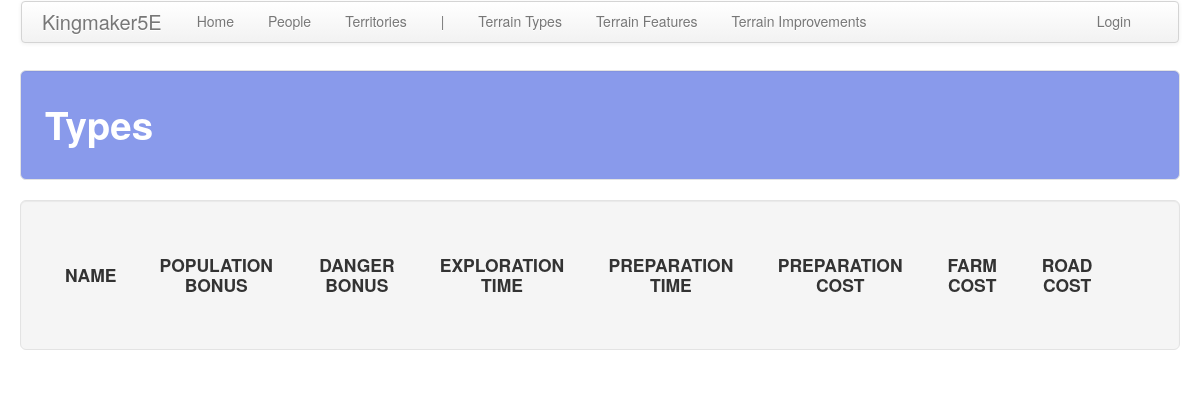
/territory/types, run on an earlier commit of the app's database.
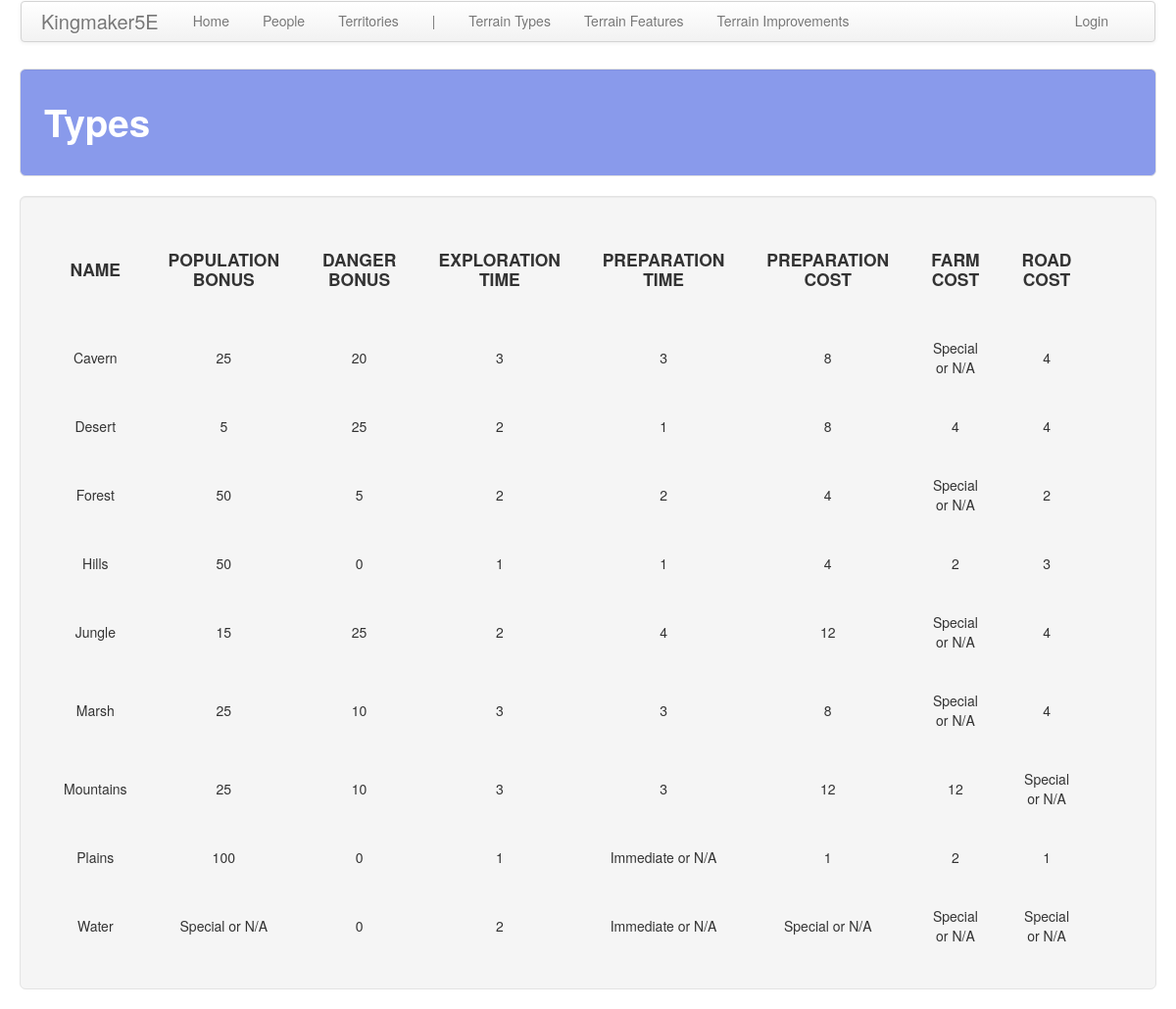
And on a later commit of the database.
### territory/models.py (models this page shows, shortened)
class Type(models.Model):
    name = models.CharField(max_length=default_max_length)
    pop_bonus = models.IntegerField(default=0)
    dan_bonus = models.IntegerField(default=0)
    exp_time = models.IntegerField(default=1)
    prep_time = models.IntegerField(default=1)
    prep_cost = models.IntegerField(default=1)
    farm_cost = models.IntegerField(default=1)
    road_cost = models.IntegerField(default=1)

### territory/views.py (the view)
# urls.py: path('types', views.types, name='types'),
def types(request): return show_all_items(request, app_name, b_obj, b_plural, sort='name')

### common/__init__.py (called while the page is built)
def show_all_items(request, app_name, obj, obj_plural, sort=None, sort_2=None):
    obj_plural = obj_plural.replace(' ', '_')
    if sort is None:
        items = obj.objects.all()
    elif sort_2 is None:
        items = obj.objects.order_by(sort)
    else:
        items = obj.objects.order_by(sort, sort_2)
    return render(
        request, '%s/%s.html' % (app_name, obj_plural),
        {'title': obj_plural.capitalize(), obj_plural: items}
    )

### territory/templates/territory/types.html (shortened to what this page needs)
<!DOCTYPE html>
{% extends 'territory/base.html' %}
{% block table_header %}
    <th class="th_ccell"><h4>NAME</h4></th>
    <th class="th_ccell"><h4>POPULATION BONUS</h4></th>
    <th class="th_ccell"><h4>DANGER BONUS</h4></th>
    <th class="th_ccell"><h4>EXPLORATION TIME</h4></th>
    <th class="th_ccell"><h4>PREPARATION TIME</h4></th>
    <th class="th_ccell"><h4>PREPARATION COST</h4></th>
    <th class="th_ccell"><h4>FARM COST</h4></th>
    <th class="th_ccell"><h4>ROAD COST</h4></th>
    <th class="th_ccell"><h4></h4></th>
{% endblock %}
{% block table_body %}
    {% for type in types %}
        <tr>
            <td class="tb_ccell">{{ type.name }}</td>
            <td class="tb_ccell">
                {% if type.pop_bonus == 0 %}
                    Special or N/A
                {% else %}
                    {{ type.pop_bonus }}
                {% endif %}
            </td>
            <td class="tb_ccell">{{ type.dan_bonus }}</td>
            <td class="tb_ccell">
                {% if type.exp_time == 0 %}
                    Immediate
                {% else %}
                    {{ type.exp_time }}
                {% endif %}
            </td>
            <td class="tb_ccell">
                {% if type.prep_time == 0 %}
                    Immediate or N/A
                {% else %}
                    {{ type.prep_time }}</td>
                {% endif %}
            <td class="tb_ccell">
                {% if type.prep_cost == 0 %}
                    Special or N/A
                {% else %}
                    {{ type.prep_cost }}
                {% endif %}
            </td>
            <td class="tb_ccell">
                {% if type.farm_cost == 0 %}
                    Special or N/A
                {% else %}
                    {{ type.farm_cost }}
                {% endif %}
            </td>
            <td class="tb_ccell">
                {% if type.road_cost == 0 %}
                    Special or N/A
                {% else %}
                    {{ type.road_cost }}
                {% endif %}
            </td>
            <td class="tb_ccell">
            </td>
        </tr>
    {% endfor %}
{% endblock %}

### territory/templates/territory/base.html
<!DOCTYPE html>
{% extends 'table.html' %}
{% block subnav_items %}
<li class="disabled"><a href="#">|</a></li>
<li role="presentation"><a href="{% url 'territory:types' %}">
    Terrain Types
</a></li>
<li role="presentation"><a href="{% url 'territory:features' %}">
    Terrain Features
</a></li>
<li role="presentation"><a href="{% url 'territory:improvements' %}">
    Terrain Improvements
</a></li>
{% endblock %}

### templates/table.html (shortened to what this page needs)
<!DOCTYPE html>
{% extends 'base.html' %}
{% block content %}
    <div class="well well-large">
        <table>
            <thead>
            <tr>
                {% block table_header %}
                {% endblock %}
            </tr>
            </thead>
            <tbody>
                {% block table_body %}
                {% endblock %}
            </tbody>
        </table>
    </div>
{% endblock %}

### templates/base.html (shortened to what this page needs)
<!DOCTYPE html>
{% load staticfiles %}
<html lang="en">
<head>
    <link rel="stylesheet" href="//maxcdn.bootstrapcdn.com/bootstrap/3.2.0/css/bootstrap.min.css">
    <link href="/static/css/bootstrap.min.css" rel="stylesheet" media="screen">
    <link href="/static/css/bootstrap-responsive.min.css" rel="stylesheet">
    <link rel="stylesheet" href="{% static 'css/custom.css' %}">
</head>
<body>
    <div class="container-fluid">
        <div class="navbar">
            <div class="navbar-inner">
                <a class="brand">Kingmaker5E</a>
                <ul class="nav nav-pills">
                    <li role="presentation"><a href="{% url 'core:home' %}">Home</a></li>
                    <li role="presentation"><a href="{% url 'people:people' %}">People</a></li>
                    <li role="presentation">
                        <a href="{% url 'territory:territories' %}">
                            Territories
                        </a>
                    </li>
                    {% block subnav_items %}{% endblock %}
                </ul>
                <ul class="nav nav-pills navbar-right">
                    <li role="presentation">
                        {% if user.is_authenticated %}
                            <a href="{% url 'logout' %}">Logout</a>
                        {% else %}
                            <a href="{% url 'login' %}">Login</a>
                        {% endif %}
                    </li>
                </ul>
            </div>
        </div>
        <div class="well well-large" style="background-color: #899AEB;">
            <h1 style="color: #ffffff;">{{ title }}</h1>
        </div>
        {% block content %}
        {% endblock %}
    </div>
</body>
</html>

### static/css/custom.css (style rules this page uses)
.th_ccell { text-align: center; padding: 20px 20px 20px 20px; }
.tb_ccell { text-align: center; padding: 20px 20px 20px 20px; }

What changed in the data, as far as the page shows it:
added Type: name "Cavern", pop_bonus "25", dan_bonus "20", exp_time "3", prep_time "3", prep_cost "8", farm_cost "Special or N/A", road_cost "4"
added Type: name "Desert", pop_bonus "5", dan_bonus "25", exp_time "2", prep_time "1", prep_cost "8", farm_cost "4", road_cost "4"
added Type: name "Forest", pop_bonus "50", dan_bonus "5", exp_time "2", prep_time "2", prep_cost "4", farm_cost "Special or N/A", road_cost "2"
added Type: name "Hills", pop_bonus "50", dan_bonus "0", exp_time "1", prep_time "1", prep_cost "4", farm_cost "2", road_cost "3"
added Type: name "Jungle", pop_bonus "15", dan_bonus "25", exp_time "2", prep_time "4", prep_cost "12", farm_cost "Special or N/A", road_cost "4"
added Type: name "Marsh", pop_bonus "25", dan_bonus "10", exp_time "3", prep_time "3", prep_cost "8", farm_cost "Special or N/A", road_cost "4"
added Type: name "Mountains", pop_bonus "25", dan_bonus "10", exp_time "3", prep_time "3", prep_cost "12", farm_cost "12", road_cost "Special or N/A"
added Type: name "Plains", pop_bonus "100", dan_bonus "0", exp_time "1", prep_time "Immediate or N/A", prep_cost "1", farm_cost "2", road_cost "1"
added Type: name "Water", pop_bonus "Special or N/A", dan_bonus "0", exp_time "2", prep_time "Immediate or N/A", prep_cost "Special or N/A", farm_cost "Special or N/A", road_cost "Special or N/A"
